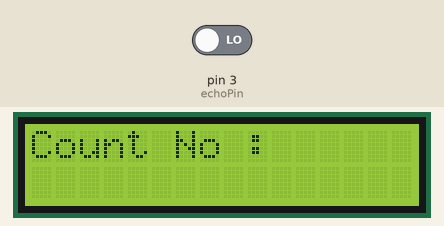
The sketch below on a simulated Arduino Uno, built with avr-gcc and run on an emulated ATmega328P. Shown: 16×2 character LCD. The inputs (shaded band) are chosen by the test bench; at power-on: pin 3 (echoPin) LOW. What the sketch prints to the serial monitor is not drawn.

Above: at 0.2 s.
At 4.9 s:
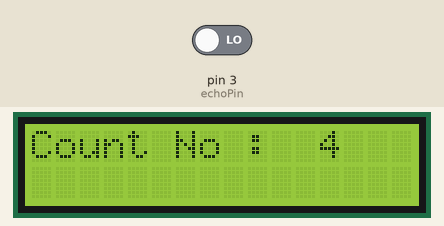
At 9.8 s:
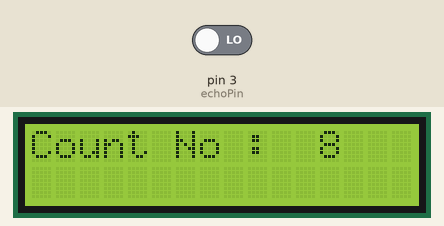
At 19.4 s:
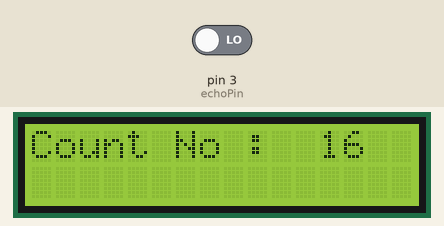
At 29.0 s:
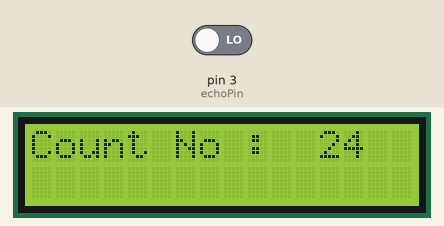
At 38.6 s:
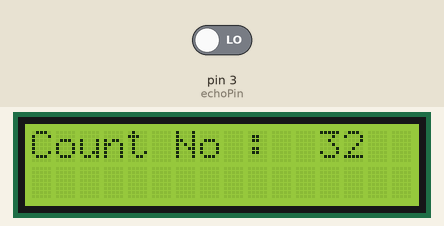

The sketch:

ArduinoTomatoCounter.ino
```cpp
#include <LiquidCrystal_I2C.h>
// Pin for what?
#define trigPin 2
#define echoPin 3
LiquidCrystal_I2C lcd(0x27,20,4);

int counter = 0;
int currentState = 0;
int previousState = 0;

long duration, distance;

void setup() {
  lcd.init();
  lcd.backlight();
  // Can it be faster? 115200 or 38400
  Serial.begin(9600);
  lcd.begin(16,2);
  pinMode(trigPin, OUTPUT);
  pinMode(echoPin, INPUT);
  lcd.setCursor(0,0);
  lcd.print("Count No : ");
}

// May need to monitor and record the distance (wave) first.
// At different speed, different shapes of "tamato" (balls)


void loop() {
//  long duration, distance;
// Seems like giving a start signal to the ultrasonic sensor?
// Does it have to be done every time before reading the sensor output?
// Check Arduino interrupt
// Try put this getDistance() into attachInterrupt()
  digitalWrite(trigPin, LOW);
  delay(50);
  digitalWrite (trigPin, HIGH);
  delay(50);
  digitalWrite(trigPin, LOW);
  duration = pulseIn(echoPin, HIGH);
  distance = (duration/2) / 29.1;
  if (distance <= 20){
    currentState = 1;
  }
  else {
    currentState = 0;
  }
  // why delay here?
  delay(50);
  // See if it can be put also to an interrupt function
  if(currentState != previousState){
    if(currentState == 1) {
      counter = counter + 1;
      Serial.println(counter);
      lcd.setCursor(12,0);
      lcd.print(counter);
      delay(50);
    }
  }
}
```

Sample_Interrupt_Internet.ino
```cpp

```

Measured:
- what the display in image 1 shows lasts 1.2 s, from 4.9 s to 6.1 s
